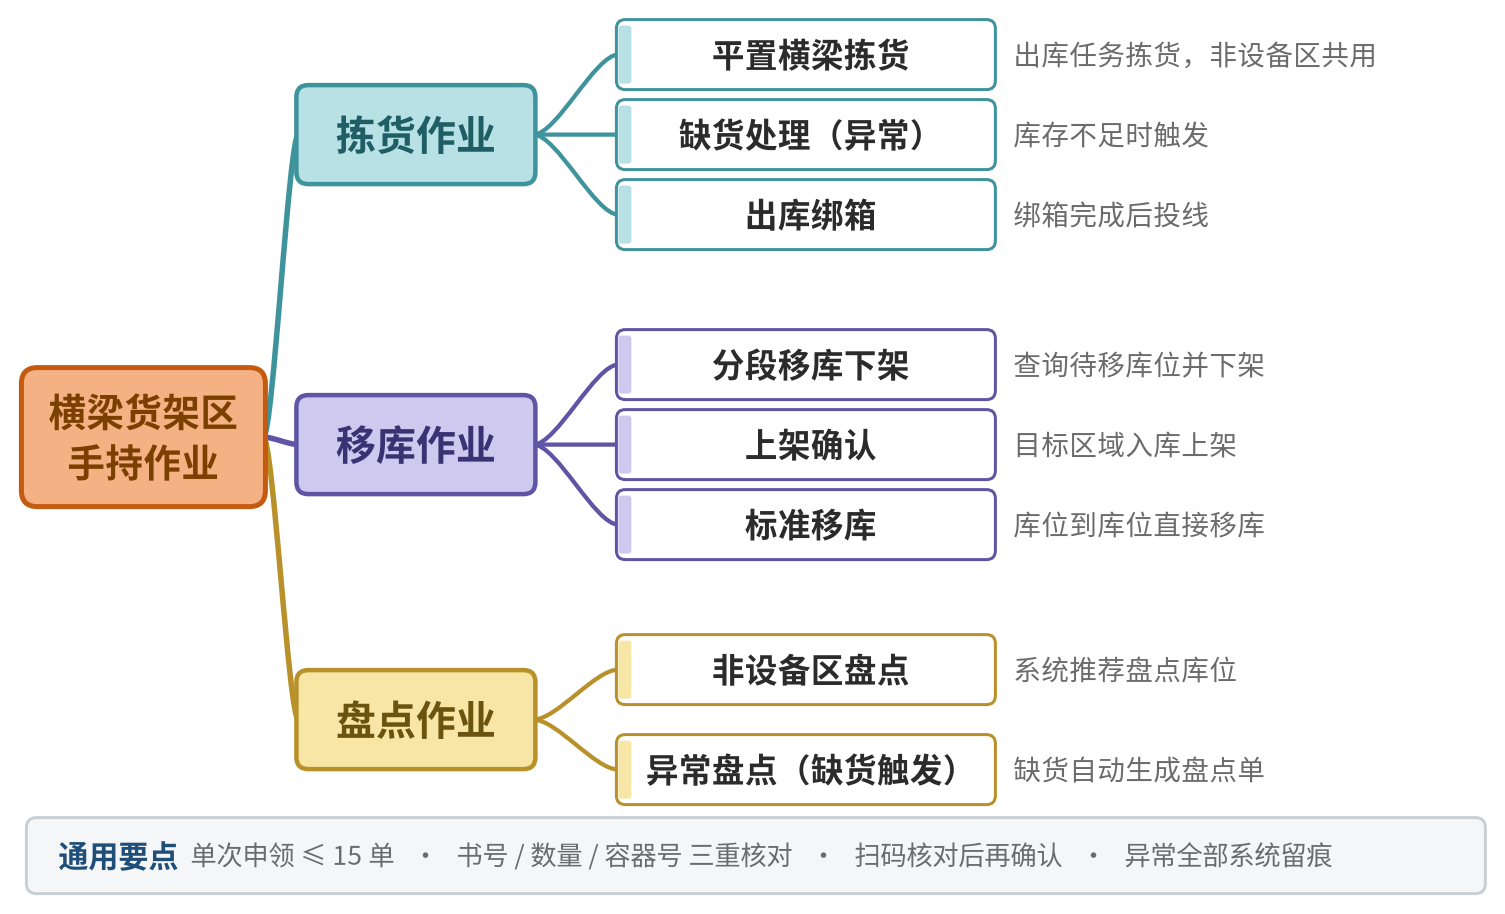

Write the Python code that produced this figure.
import matplotlib
matplotlib.use("Agg")
import matplotlib.pyplot as plt
from matplotlib.patches import FancyBboxPatch
from matplotlib.path import Path
import matplotlib.patches as mpatches

plt.rcParams["font.family"] = ["Noto Sans CJK SC"]

W, H = 18.0, 10.0
fig = plt.figure(figsize=(10, 10 * H / W), dpi=180)
ax = fig.add_axes([0, 0, 1, 1])
ax.set_xlim(0, W)
ax.set_ylim(0, H)
ax.axis("off")
fig.patch.set_facecolor("white")

C_TEXT = "#2B2B2B"
C_GRAY = "#6B6B6B"

def box(x0, y0, w, h, fill, edge, lw=1.6, r=0.12, z=3):
    p = FancyBboxPatch((x0, y0), w, h,
                       boxstyle=f"round,pad=0.02,rounding_size={r}",
                       linewidth=lw, edgecolor=edge, facecolor=fill, zorder=z)
    ax.add_patch(p)
    return p

def label(cx, cy, text, size, color=C_TEXT, weight="normal", z=4):
    ax.text(cx, cy, text, ha="center", va="center", fontsize=size, color=color,
            fontweight=weight, zorder=z, linespacing=1.35)

def curve(x1, y1, x2, y2, color, lw=1.8, z=2):
    dx = (x2 - x1) * 0.5
    verts = [(x1, y1), (x1 + dx * 0.55, y1), (x1 + dx * 1.45, y2), (x2, y2)]
    codes = [Path.MOVETO, Path.CURVE4, Path.CURVE4, Path.CURVE4]
    ax.add_patch(mpatches.PathPatch(Path(verts, codes), edgecolor=color,
                                    facecolor="none", lw=lw, zorder=z, capstyle="round"))

# root
RX, RY, RW, RH = 0.30, 4.05, 2.40, 1.35
box(RX, RY, RW, RH, "#F4B183", "#C55A11", 2.0, 0.16)
label(RX + RW / 2, RY + RH / 2, "横梁货架区\n手持作业", 15, "#7B3F00", "bold")

branches = [
    dict(name="拣货作业", y=7.75, fill="#B7E1E4", edge="#3F939C", text="#1F5E64",
         kids=[("平置横梁拣货", "出库任务拣货，非设备区共用", 8.55),
               ("缺货处理（异常）", "库存不足时触发", 7.75),
               ("出库绑箱", "绑箱完成后投线", 6.95)]),
    dict(name="移库作业", y=4.65, fill="#CFC9F0", edge="#6055A5", text="#3B3273",
         kids=[("分段移库下架", "查询待移库位并下架", 5.45),
               ("上架确认", "目标区域入库上架", 4.65),
               ("标准移库", "库位到库位直接移库", 3.85)]),
    dict(name="盘点作业", y=1.9, fill="#F7E6A6", edge="#B8912A", text="#6B5310",
         kids=[("非设备区盘点", "系统推荐盘点库位", 2.4),
               ("异常盘点（缺货触发）", "缺货自动生成盘点单", 1.4)]),
]

L1X, L1W, L1H = 3.05, 2.35, 0.95
L2X, L2W, L2H = 6.25, 3.75, 0.66
AX = 10.2

for b in branches:
    cy = b["y"]
    curve(RX + RW, RY + RH / 2, L1X, cy, b["edge"], 2.2)
    box(L1X, cy - L1H / 2, L1W, L1H, b["fill"], b["edge"], 1.8, 0.12)
    label(L1X + L1W / 2, cy, b["name"], 16, b["text"], "bold")

    for txt, note, ky in b["kids"]:
        curve(L1X + L1W, cy, L2X, ky, b["edge"], 1.7)
        box(L2X, ky - L2H / 2, L2W, L2H, "#FFFFFF", b["edge"], 1.2, 0.09)
        # colored left accent inside child
        box(L2X + 0.02, ky - L2H / 2 + 0.06, 0.09, L2H - 0.12, b["fill"], b["fill"], 0, 0.03)
        label(L2X + L2W / 2 + 0.05, ky, txt, 13, C_TEXT, "bold")
        ax.text(AX, ky, note, ha="left", va="center", fontsize=11,
                color=C_GRAY, zorder=4)

# bottom common-rules band
BX, BY, BW, BH = 0.35, 0.18, 14.55, 0.72
box(BX, BY, BW, BH, "#F4F6F8", "#C8D0D6", 1.2, 0.10)
ax.text(BX + 0.3, BY + BH / 2, "通用要点", ha="left", va="center",
        fontsize=12, color="#1F4E79", fontweight="bold", zorder=5)
ax.text(BX + 1.62, BY + BH / 2,
        "单次申领 ≤ 15 单   ·   书号 / 数量 / 容器号 三重核对   ·   扫码核对后再确认   ·   异常全部系统留痕",
        ha="left", va="center", fontsize=10.5, color=C_GRAY, zorder=5)

fig.savefig("/workspace/work/mindmap.png", dpi=180, facecolor="white", bbox_inches="tight", pad_inches=0.18)

from PIL import Image, ImageChops
im = Image.open("/workspace/work/mindmap.png").convert("RGB")
bg = Image.new("RGB", im.size, "white")
bb = ImageChops.difference(im, bg).getbbox()
pad = 18
box = (max(0, bb[0]-pad), max(0, bb[1]-pad), min(im.size[0], bb[2]+pad), min(im.size[1], bb[3]+pad))
im.crop(box).save("/workspace/work/mindmap.png")
print("cropped", box, im.size)
print("saved")
